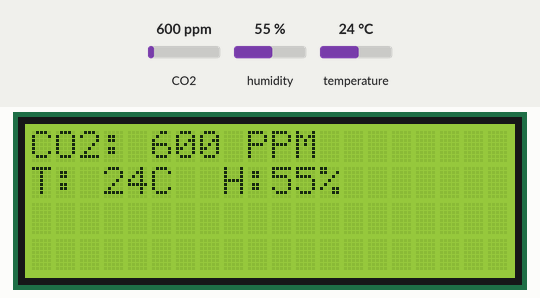
This program was run on a simulated Raspberry Pi (BCM pin numbers). On the bench: 20×4 character LCD. The test bench sets the inputs (shaded band); at power-on: CO2 600 ppm, humidity 55 %, temperature 24 °C. Files the program writes start out absent; the clock reads 2024-03-15 10:24:30 at power-on unless the program sets it; what the program prints to the terminal is not drawn.

Above: at 1.2 s.
1.3 s: CO2 set to 452 ppm
At 3.0 s:
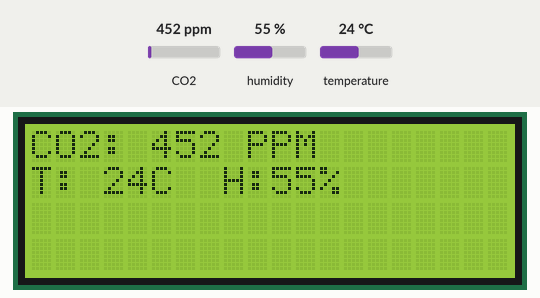
3.6 s: humidity set to 22 %
At 4.2 s:
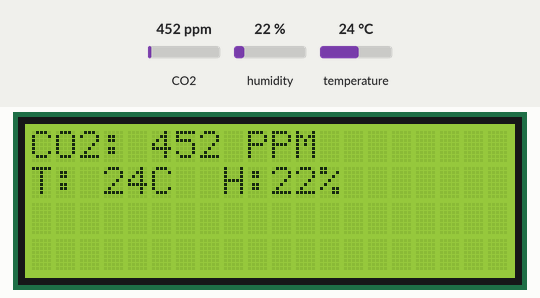
5.7 s: temperature set to 12 °C
At 7.6 s:
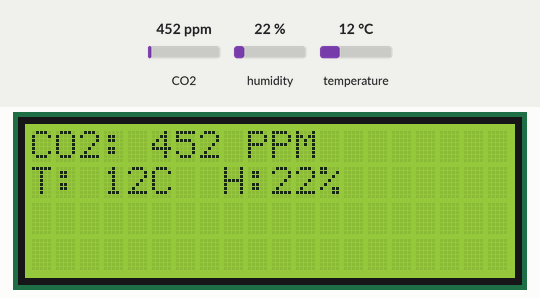
8.3 s: CO2 set to 1050 ppm
At 11.1 s:
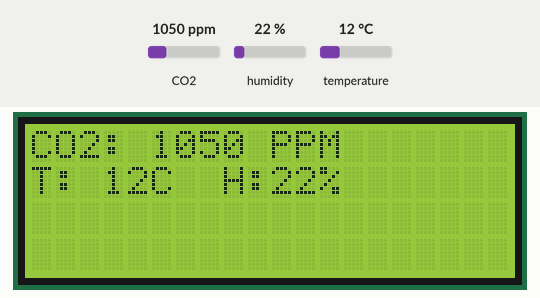
11.5 s: humidity set to 40 %
At 12.2 s:
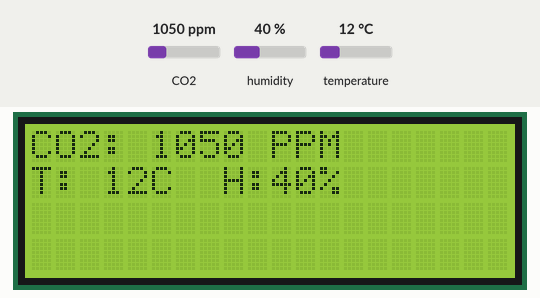
13.6 s: CO2 set to 1700 ppm
At 15.6 s:
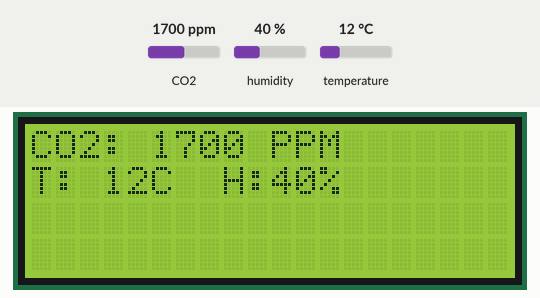
Timing chart, 0 to 17.1 s (numbered marks = the images above; inputs shaded):
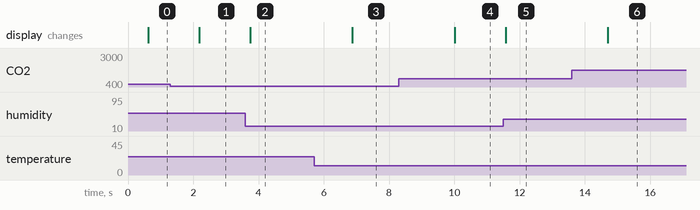

The program:

co2_temp_lcd.py
```python
from __future__ import print_function
import serial
import time
import traceback
import csv
from RPLCD.i2c import CharLCD
from Adafruit_DHT import read_retry

LCD_ADDRESS = 0x27
LCD_I2C_PORT_EXPANDER = 'PCF8574'
lcd = CharLCD(LCD_I2C_PORT_EXPANDER, LCD_ADDRESS)

co2_sensor = serial.Serial(
        '/dev/ttyS0',
        baudrate=9600,
        bytesize=serial.EIGHTBITS,
        parity=serial.PARITY_NONE,
        stopbits=serial.STOPBITS_ONE,
        timeout=1.0)

def read_CO2():  #mh_z19():
    """read CO2 levels from the MH-Z19 sensor"""
    try:
        while 1:
            result=co2_sensor.write(b"\xff\x01\x86\x00\x00\x00\x00\x00\x79")
            s=co2_sensor.read(9)
            # python2 code
            # if len(s) >= 4 and s[0] == b"\xff" and s[1] == b"\x86":
                # return {'CO2': ord(s[2])*256 + ord(s[3])}
            # python3 code
            if len(s) >= 4 and s[0] == 255 and s[1] == 134:
                return {'CO2': (s[2])*256 + (s[3])}
            break
    except:
        traceback.print_exc()

if __name__ == '__main__':

    blanks = " " * 16
    lcd.clear()
    lcd.cursor_pos = (0, 0)
    lcd.write_string('CO2: ')
    lcd.cursor_pos = (1, 0)
    lcd.write_string('T: ')
    beginning_time = time.time()


    with open('record.csv', 'w') as f:
        fw = csv.writer(f)
        fw.writerow(('time', 'CO2-PPM', 'Temp-C', 'Humidity-PCT'))

        while True:
            thetime = time.time()
            co2 = read_CO2()['CO2']
            humidity, temperature = read_retry(11, 17)
            lcd.cursor_pos = (0, 5)
            lcd.write_string((str(co2) + ' PPM' + blanks)[:16-5])
            lcd.cursor_pos = (1, 3)
            t_string = '%d' % temperature + 'C'
            h_string = '%d' % humidity + '%'
            lcd.write_string((t_string + '  H:' + h_string + blanks)[:16-6])
            print('CO2:', co2, 'T:', temperature, 'H:', humidity)
            fw.writerow((thetime, co2, temperature, humidity))

            time.sleep(1)
```

Measured:
- after the input at 1.3 s, the display: changes after 0.88 s (image 1)
- after the input at 3.6 s, the display: changes after 0.15 s (image 2)
- after the input at 5.7 s, the display: changes after 1.2 s (image 3)
- after the input at 8.3 s, the display: changes after 1.7 s (image 4)
- after the input at 11.5 s, the display: changes after 0.07 s (image 5)
- after the input at 13.6 s, the display: changes after 1.1 s (image 6)
